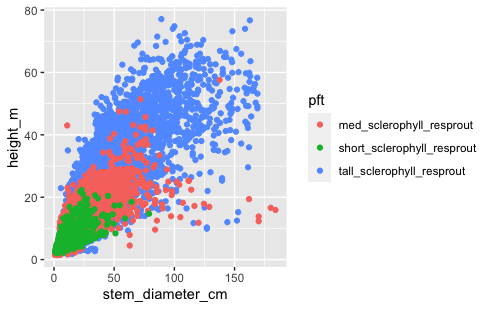

Recreate this plot in R.
# explore and plot dbh-height relationships from the shortlisted Aus-Tallo database

rm(list = ls())

library(dplyr)
library(base)
library(stats)
library(ggplot2)

setwd("/Users/30060406/Dropbox/R_CODE/HIE/PFT/allom")

Austallo <- read.csv("/Users/30060406/Dropbox/R_CODE/HIE/PFT/allom/Aus-Tallodf.csv")

# split dataframe according to PFT and set the name of the dataframe according to the PFT
PFTdata<-split(Austallo, Austallo$pft)
pftnames <-unique(Austallo$pft)
numspecies <- rep(0,length(pftnames))
# find number of shortlisted species per PFT
for (i in 1:length(pftnames)) {
  temppftname<-pftnames[i]

  numspecies[i]<-length(unique(Austallo$species[Austallo$pft==temppftname]))
}
# create pft df with details
PFTs <- data.frame(name=pftnames, numspecies=numspecies)
# a
# exponent

# plot for all DBH<200cm
pft_all_col_200 <- ggplot(subset(Austallo,stem_diameter_cm<200), aes(x=stem_diameter_cm, y=height_m, col=pft)) +
  geom_point() +
  facet_wrap(pft ~ .) 
pft_all_nocol_200 <- ggplot(subset(Austallo,stem_diameter_cm<200), aes(x=stem_diameter_cm, y=height_m)) +
  geom_point() +
  facet_wrap(pft ~ .) 
# plot for all data
pft_all_col <- ggplot(Austallo, aes(x=stem_diameter_cm, y=height_m, col=pft)) +
  geom_point() +
  facet_wrap(pft ~ .) 
pft_all_nocol <- ggplot(Austallo, aes(x=stem_diameter_cm, y=height_m)) +
  geom_point() +
  facet_wrap(pft ~ .) 

####

# plot all species for tall-sclerophyl-resprout in one grqph
tsr_all_col <- ggplot(subset(Austallo,pft=="tall_sclerophyll_resprout"),
                      aes(x=stem_diameter_cm, y=height_m, col=species)) +
  geom_point() 

a<-subset(Austallo,(pft=="tall_sclerophyll_resprout"))
b<-subset(Austallo,(pft=="med_sclerophyll_resprout"))
c<-subset(Austallo,(pft=="short_sclerophyll_resprout"))
d<-rbind(a,b,c)
          
ggplot(subset(d,stem_diameter_cm<200) ,aes(x=stem_diameter_cm, y=height_m, col=pft)) +
  geom_point()
